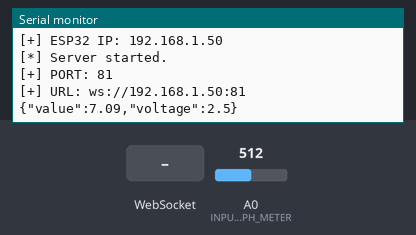
A sketch run on a simulated ESP8266 (NodeMCU). Shown: the last lines printed to the serial monitor. Inputs (shaded band) come from the test bench; at power-on: A0 (INPUT_PIN_PH_METER) = 512. WiFi joins after 1.5 s; servers stay silent unless stated.

Above: at 2.8 s.
2.9 s: WebSocket text "p" received
At 5.13 s:
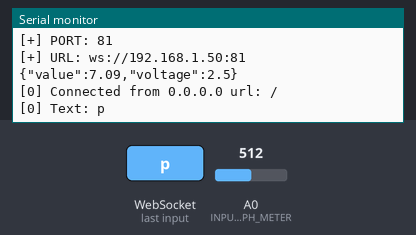
6.4 s: WebSocket text "i" received
At 8.43 s:
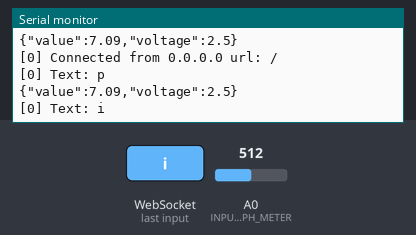
9.7 s: WebSocket text "n" received
At 11.73 s:
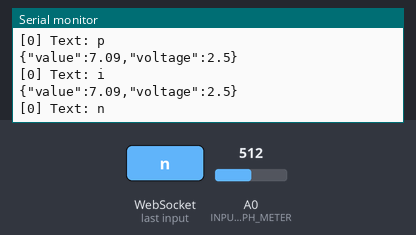
13.0 s: WebSocket text "g" received
At 15.03 s:
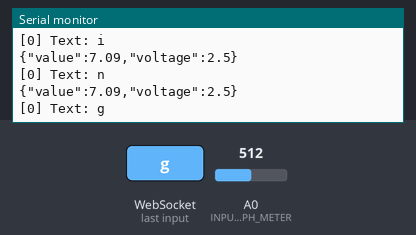
16.3 s: WebSocket text "1" received
At 18.34 s:
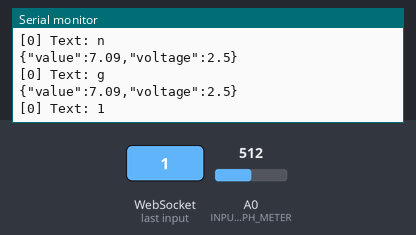
19.6 s: A0 (INPUT_PIN_PH_METER) set to 716
At 21.94 s:
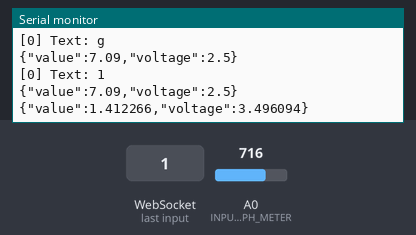

Measured:
- after the input at 2.9 s, the serial monitor: prints a new line after 2.0 s (image 1)
- after the input at 6.4 s, the serial monitor: prints a new line after 1.8 s (image 2)
- after the input at 9.7 s, the serial monitor: prints a new line after 1.8 s (image 3)
- after the input at 13.0 s, the serial monitor: prints a new line after 1.8 s (image 4)
- after the input at 16.3 s, the serial monitor: prints a new line after 1.8 s (image 5)
- after the input at 19.6 s, the serial monitor: prints a new line after 2.1 s (image 6)

The sketch:

ph.ino
```cpp
#include <ESP8266WiFi.h>
#include <WebSocketsServer.h>
#include <ArduinoJson.h>

// WIFI PARAMETERS
const char* SSID = "WIFI_SSID";
const char* PASSWORD = "WIFI_PASSWORD";

// Set your Static IP Address Settings
IPAddress local_IP(192, 168, 0, 177);
IPAddress gateway(192, 168, 0, 1);
IPAddress subnet(255, 255, 255, 0);
IPAddress primaryDNS(8, 8, 8, 8); // this is optional
IPAddress secondaryDNS(8, 8, 4, 4); // this is optional

// INPUT PINS
const int INPUT_PIN_PH_METER = A0;

// VARS
float calibration_value = 21.34;
int phval = 0;
unsigned long int avgval;
int buffer_arr[10],temp;
float ph_act;

// DELAYS
const int DELAY_CONNECTING_SERIAL_MS = 100; // 0.1 sec
const int DELAY_CONNECTING_WIFI_MS = 500; // 0.5 sec
const int DELAY_LOOP_MS = 3000; // 3 sec

// SERVER CONFIG
const int PORT = 81;
WebSocketsServer webSocket = WebSocketsServer(PORT);

void getNetworkInfo(){
  if(WiFi.status() != WL_CONNECTED) {
    return;
  }

  Serial.println("[*] Network information");
  Serial.print("[+] SSID: ");
  Serial.println(SSID);
  Serial.println("[+] BSSID: " + WiFi.BSSIDstr());
  Serial.print("[+] Gateway IP: ");
  Serial.println(WiFi.gatewayIP());
  Serial.print("[+] Subnet Mask: ");
  Serial.println(WiFi.subnetMask());
  Serial.println((String)"[+] RSSI: " + WiFi.RSSI() + " dB");
  Serial.print("[+] ESP32 IP: ");
  Serial.println(WiFi.localIP());
  Serial.println("");
}

void setup() {
  Serial.begin(115200);
  analogReference(EXTERNAL); // set the analog reference to 3.3V
  Serial.println("Booting up... give me a second, initializing");
  delay(DELAY_CONNECTING_SERIAL_MS);

   // Connect to WiFi network
  Serial.println();
  Serial.println();
  Serial.print("Connecting to ");
  Serial.println(SSID);
  if (!WiFi.config(local_IP, gateway, subnet, primaryDNS, secondaryDNS)) {
    Serial.println("WiFi Failed to configure");
  }
  WiFi.mode(WIFI_STA);
  WiFi.begin(SSID, PASSWORD);
  while (WiFi.status() != WL_CONNECTED) {
    delay(DELAY_CONNECTING_WIFI_MS);
    Serial.print(".");
  }
  Serial.println("");
  Serial.println("Connected to the WiFi network.");
  Serial.println("");

  // Print out network information
  getNetworkInfo();

  webSocket.begin();
  Serial.println("[*] Server started.");
  Serial.print("[+] PORT: ");
  Serial.println(PORT);

  // Print the IP address
  Serial.print("[+] URL: ");
  Serial.print("ws://");
  Serial.print(WiFi.localIP());
  Serial.print(":");
  Serial.println(PORT);

  webSocket.onEvent(webSocketEvent);
}

void loop() {
  webSocket.loop();

  // INIT DATA
  for(int i=0;i<10;i++)
  {
     buffer_arr[i]=analogRead(A0);
     delay(30);
  }

  for(int i=0;i<9;i++)
  {
    for(int j=i+1;j<10;j++)
    {
      if(buffer_arr[i]>buffer_arr[j])
      {
        temp=buffer_arr[i];
        buffer_arr[i]=buffer_arr[j];
        buffer_arr[j]=temp;
      }
    }
   }

   avgval=0;
   for(int i=2;i<8;i++)
   avgval+=buffer_arr[i];

   float volt=(float)avgval*5.0/1024/6;
   ph_act = -5.70 * volt + calibration_value;

  // CREATE JSON
  DynamicJsonDocument doc(512);
  doc["value"] = ph_act;
  doc["voltage"] = volt;
  String json;
  serializeJson(doc, json);

  // SEND DATA
  //if (previousSensorValue != sensorValue) {
    // LOG DATA
    Serial.println(json);
    // SEND OVER WS
    webSocket.broadcastTXT(json);
    //previousSensorValue = sensorValue;
  //}

  // DELAY LOOP
  delay(DELAY_LOOP_MS);
}

void webSocketEvent(uint8_t num, WStype_t type, uint8_t * payload, size_t length) {
  switch(type) {
    case WStype_DISCONNECTED:
      Serial.printf("[%u] Disconnected!\n", num);
      break;
    case WStype_CONNECTED:
      {
        IPAddress ip = webSocket.remoteIP(num);
        Serial.printf("[%u] Connected from %d.%d.%d.%d url: %s\n", num, ip[0], ip[1], ip[2], ip[3], payload);
      }
      break;
    case WStype_TEXT:
      Serial.printf("[%u] Text: %s\n", num, payload);
      if (payload[0] == 'p' && payload[1] == 'i' && payload[2] == 'n' && payload[3] == 'g') {
        // send the pong payload
        webSocket.sendTXT(num, "pong", 4);
      }
      break;
    case WStype_BIN:
      break;
  }
}
```
